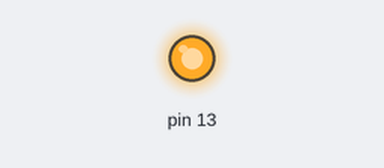
The sketch below on a simulated Arduino Uno, built with avr-gcc and run on an emulated ATmega328P. On the bench: output pins drawn as LEDs (lit = HIGH). What the sketch prints to the serial monitor is not drawn.

Above: at 1.0 s.
At 3.0 s:
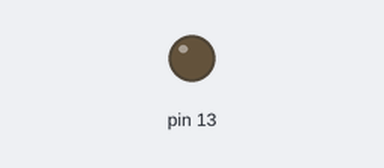
Timing chart, 0 to 5.2 s (numbered marks = the images above):
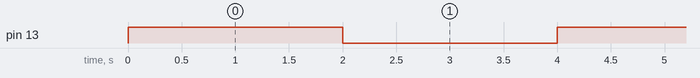

The sketch:

16-rxtxComunicationSender.ino
```cpp
/*
 Use with exercise 16 and connect GND though the two board
 And also connect rx-tx and tx-rx
*/


void setup() {
  Serial.begin(9600);
  pinMode(LED_BUILTIN, OUTPUT);     // Initialize the LED_BUILTIN pin as an output
}

// the loop function runs over and over again forever
void loop() {

  digitalWrite(LED_BUILTIN, HIGH);
  Serial.print("ACCENDI");
  delay(2000);
  digitalWrite(LED_BUILTIN, LOW);
  Serial.print("SPEGNI");
  delay(2000);
}
```

Measured:
- by itself, pin 13: alternates HIGH for 2.0 s and LOW for 2.0 s
